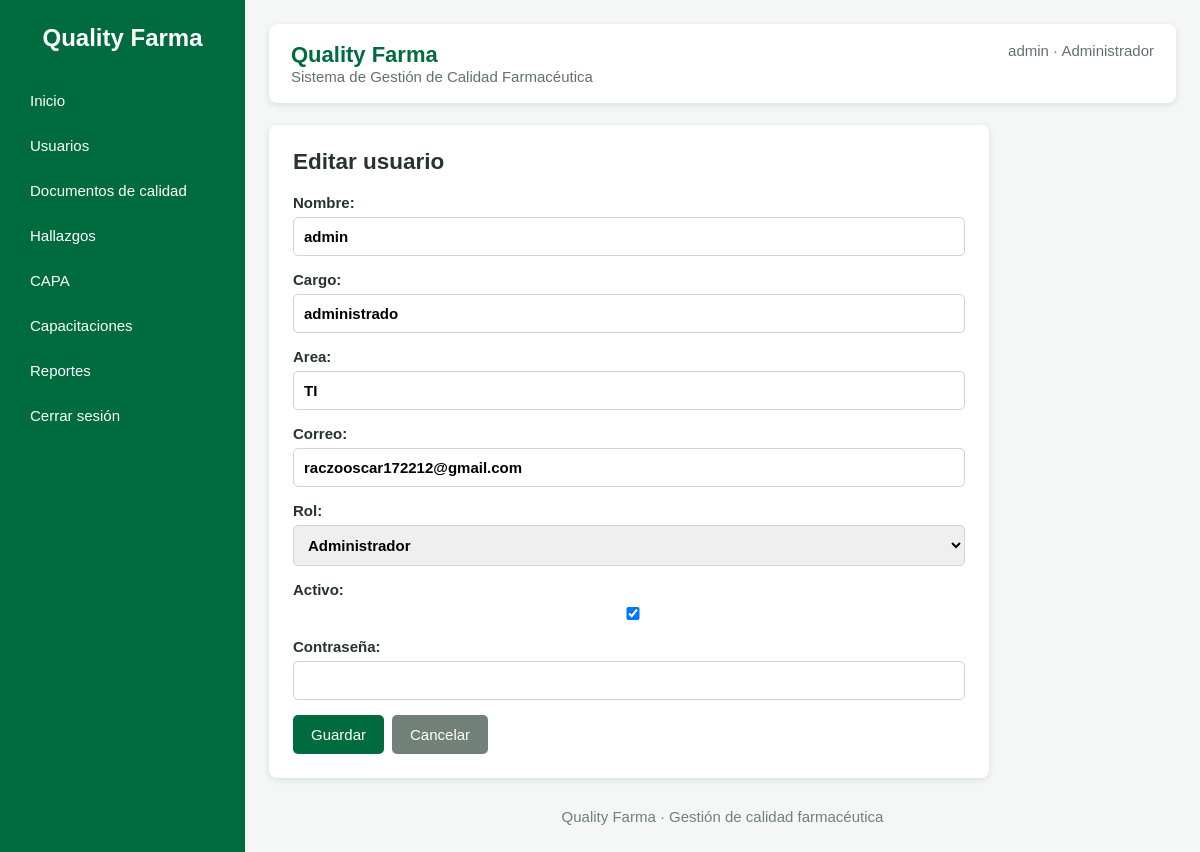
Screenshot of /usuarios/7/editar/ (signed in) with the database file from the repository.
### gestion/models.py (models this page shows, shortened)
class Usuario(models.Model):
	ROLES = [
		('Administrador', 'Administrador'),
		('Analista', 'Analista'),
		('Consultor', 'Consultor'),
	]
	id_usuario = models.BigAutoField(primary_key=True)
	nombre = models.CharField(max_length=150)
	cargo = models.CharField(max_length=120, blank=True)
	area = models.CharField(max_length=120, blank=True)
	correo = models.EmailField(unique=True)
	contrasena_hash = models.CharField(max_length=255)
	rol = models.CharField(max_length=80, choices=ROLES, default='Consultor')
	estado = models.BooleanField(default=True)
	fecha_activacion = models.DateTimeField(null=True, blank=True)
	fecha_desactivacion = models.DateTimeField(null=True, blank=True)
	class Meta:
		db_table = 'usuario'
		ordering = ['nombre']

### gestion/views.py (the view, shortened to what this page needs)
# urls.py: path('<str:module>/<int:pk>/editar/', views.module_edit, name='module_edit'),
@requiere_permiso(None, 'editar')
def module_edit(request, module, pk):
	model, form_class, _, singular = MODULES[module]
	item = get_object_or_404(model, pk=pk)
	form = form_class(request.POST or None, request.FILES or None, instance=item)
	return render(request, 'gestion/form.html', {'form': form, 'title': f'Editar {singular}', 'module': module})

### gestion/forms.py (shortened to what this page needs)
class UsuarioForm(forms.ModelForm):
    contrasena = forms.CharField(label='Contraseña', widget=forms.PasswordInput, required=False)
    class Meta:
        model = Usuario
        fields = ['nombre', 'cargo', 'area', 'correo', 'rol', 'estado']
        labels = {'rol': 'Rol', 'estado': 'Activo'}

### gestion/context_processors.py (called while the page is built)
def permisos(request):
    rol = rol_actual(request)
    return {
        'permisos': PERMISOS_ROL.get(rol, PERMISOS_ROL['Consultor']),
        'rol_usuario': rol,
        'modulos_visibles': [modulo for modulo in ('usuarios', 'documentos', 'hallazgos', 'capa', 'capacitaciones') if tiene_permiso(request, modulo)],
        'puede_reportes': tiene_permiso(request, 'reportes'),
        'puede_descargar_reportes': tiene_permiso(request, 'reportes', 'descargar'),
    }

### gestion/views.py (called while the page is built)
def rol_actual(request):
	return request.session.get('usuario_rol', 'Consultor')

def tiene_permiso(request, modulo, accion='ver'):
	permisos = PERMISOS_ROL.get(rol_actual(request), PERMISOS_ROL['Consultor'])
	return accion in permisos.get('*', set()) or accion in permisos.get(modulo, set())

def requiere_permiso(modulo, accion='ver'):
	def decorador(view):
		@wraps(view)
		def protegida(request, *args, **kwargs):
			modulo_real = modulo or kwargs.get('module')
			if not request.session.get('usuario_id'):
				return redirect('login')
			if not tiene_permiso(request, modulo_real, accion):
				messages.error(request, 'No tienes permiso para realizar esta acción.')
				return redirect('dashboard')
			return view(request, *args, **kwargs)
		return protegida
	return decorador

### templates/gestion/form.html (shortened to what this page needs)
{% extends 'gestion/base.html' %}{% block content %}<section class="panel narrow"><h1>{{ title }}</h1><form method="post" enctype="multipart/form-data">{{ form.as_p }}<button type="submit">Guardar</button><a class="button secondary" href="{% url 'module_list' module %}">Cancelar</a></form></section>{% endblock %}

### templates/gestion/base.html
{% load static %}<!doctype html>
<html lang="es"><head><meta charset="utf-8"><meta name="viewport" content="width=device-width, initial-scale=1"><title>{% block title %}Quality Farma{% endblock %}</title><link rel="stylesheet" href="{% static 'gestion/estilos.css' %}"></head><body><div class="layout"><aside class="sidebar"><div class="logo">Quality Farma</div><a href="{% url 'dashboard' %}">Inicio</a>{% if 'usuarios' in modulos_visibles %}<a href="{% url 'module_list' 'usuarios' %}">Usuarios</a>{% endif %}{% if 'documentos' in modulos_visibles %}<a href="{% url 'module_list' 'documentos' %}">Documentos de calidad</a>{% endif %}{% if 'hallazgos' in modulos_visibles %}<a href="{% url 'module_list' 'hallazgos' %}">Hallazgos</a>{% endif %}{% if 'capa' in modulos_visibles %}<a href="{% url 'module_list' 'capa' %}">CAPA</a>{% endif %}{% if 'capacitaciones' in modulos_visibles %}<a href="{% url 'module_list' 'capacitaciones' %}">Capacitaciones</a>{% endif %}{% if puede_reportes %}<a href="{% url 'reportes' %}">Reportes</a>{% endif %}<a href="{% url 'logout' %}">Cerrar sesión</a></aside><main class="content"><header><div><strong>Quality Farma</strong><span>Sistema de Gestión de Calidad Farmacéutica</span></div>{% if request.session.usuario_nombre %}<span>{{ request.session.usuario_nombre }} · {{ rol_usuario }}</span>{% endif %}</header>{% for message in messages %}<div class="message">{{ message }}</div>{% endfor %}{% block content %}{% endblock %}<footer>Quality Farma · Gestión de calidad farmacéutica</footer></main></div></body></html>

### static/gestion/estilos.css (style rules this page uses)
* { box-sizing:border-box }
body { margin:0;background:#f4f7f6;color:#26332e;font:15px Arial,sans-serif }
.layout { display:flex;min-height:100vh }
.sidebar { width:245px;background:#006b3f;color:#fff;padding:24px 16px }
.logo { font-size:24px;font-weight:bold;text-align:center;margin-bottom:28px }
.sidebar a { display:block;color:#fff;text-decoration:none;padding:12px 14px;border-radius:5px;margin:4px 0 }
.content { flex:1;padding:24px;max-width:1400px }
header { background:#fff;padding:18px 22px;border-radius:8px;margin-bottom:22px;box-shadow:0 2px 6px #d8dfdb;display:flex;justify-content:space-between;gap:16px }
header strong { display:block;font-size:22px;color:#006b3f }
header span { color:#63716b }
.welcome,.panel { background:#fff;border-radius:8px;padding:24px;box-shadow:0 2px 6px #d8dfdb;margin-bottom:22px }
h1 { margin-top:0 }
button,.button { display:inline-block;border:0;border-radius:5px;background:#006b3f;color:#fff;padding:11px 18px;text-decoration:none;cursor:pointer;font-size:15px }
.button.secondary { background:#718078;margin-left:8px }
.narrow { max-width:720px }
form p { display:grid;gap:6px;font-weight:bold }
input,select,textarea { width:100%;padding:10px;border:1px solid #ccd5d0;border-radius:5px;font:inherit }
footer { text-align:center;color:#718078;margin:30px 0 }

### rows the page displays
Usuario: session.usuario_nombre "admin", rol "Administrador", nombre "admin", cargo "administrado", area "TI", correo "raczooscar172212@gmail.com", estado "☑"

### other values shown
{{ title }} "Editar usuario"
